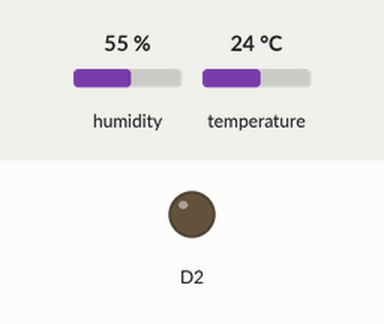
Bench run of a sketch on a simulated ESP8266 (NodeMCU). Shown: output pins drawn as LEDs (lit = HIGH). The test bench sets the inputs (shaded band); at power-on: humidity 55 %, temperature 24 °C. WiFi joins after 1.5 s; servers stay silent unless stated; what the sketch prints to the serial monitor is not drawn. At 12.2 s the program puts the board to deep sleep or switches it off; the recording ends there.

Above: at 0.1 s.
At 6.6 s:
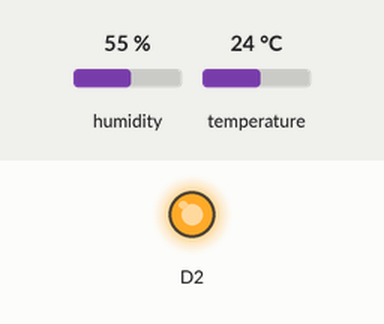
Timing chart, 0 to 12.2 s (numbered marks = the images above):
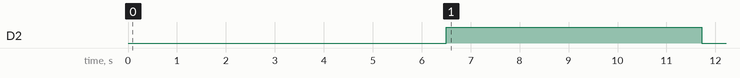

The sketch:

Weather-Station.ino
```cpp
/**************************************************
* Weather Station
*
* Author: Maitreya Panse
*
*
* This is a simple program that samples Temperature,
* Humidity, and Soil Moisture Data and
* sends it to ThingSpeak over Wifi.
*
* 24/09/2019 - Version 1.0 - Otter
*   Initial release
**************************************************/

/***************************************************/
/*Include Section*/

#include <ESP8266WiFi.h>
#include <DHT.h>
#include <DHT_U.h>
/***************************************************/

/***************************************************/
/*Defines Section */

// DHT22 (Temp Sensor) Initializations
#define DHTPIN D7     // DATA Pin connection
#define DHTTYPE DHT22   // DHT 22  Temperature Sensor
/***************************************************/

/***************************************************/
/*Global Variables Section */
DHT dht(DHTPIN, DHTTYPE); //// Initialize DHT sensor for normal 16mhz Arduino
//Temperature Sensor Variables
float TEMP;
float HUM;
//Soil Moisture Variables
const int analogPin = A0;
int moistureSense = 0;
int moistureSenseOut = 0;
//Wifi Variables
String APIKey = "YOURAPIKEY";
const char* ssid = "SSID";
const char* pwd = "PWD";
const char* server = "184.106.153.149";
WiFiClient client;
/***************************************************/

void setup() {
  Serial.begin(9600);

  pinMode(D2,OUTPUT);
  dht.begin();
  Serial.println("Waking up....");
  delay(5000);

  if(WiFi.status() != WL_CONNECTED)
  {
     WiFi.mode(WIFI_STA);
     Serial.println("Wifi Not Connected");
     ConnectWifi();
  }
//  WiFi.mode(WIFI_STA);
//  WiFi.disconnect();
//  delay(500);
//  FindWiFiNetworks();
//  ConnectWifi();


}

void loop() {


  digitalWrite(D2, HIGH);
  delay(2000);
  Serial.println(" ");
  Serial.println("New Cycle");
  GetTemperatureData();
  GetMoistureSensorData();
  SendData();
  digitalWrite(D2, LOW);
  delay(500);
  //ESP.deepSleep(900e6);
  ESP.deepSleep(30e6);


}

/**************************************************
* FindWiFiNetworks  : void FindWiFiNetworks()
* Created by    : Maitreya Panse
* Date created    : 05/08/2019
* Description   : List all visible WiFi Networks
**************************************************/
void FindWiFiNetworks()
{
  int count = WiFi.scanNetworks();
  Serial.println("Scanning in Progress:");
  while(WiFi.scanComplete() == -1)
  {
    Serial.print(".");
    delay(1000);

  }

  Serial.println();
  Serial.print("Number of discovered Networks: ");
  Serial.println(count);

  for (int i = 0; i < count; i++)
  {
    Serial.print(i+1);
    Serial.print("\t");

    Serial.print("Name: ");
    Serial.print(WiFi.SSID(i));
    Serial.print("\t");

    Serial.print("Strength: ");
    Serial.println(WiFi.RSSI(i));
  }

}

/**************************************************
* ConnectWiFi  : void ConnectWifi()
* Created by    : Maitreya Panse
* Date created    : 05/08/2019
* Description   : Connect to specified Wifi Network
**************************************************/
void ConnectWifi()
{
  WiFi.begin(ssid, pwd);
  Serial.print("Connecting");
  while (WiFi.status() != WL_CONNECTED)
  {
    delay(500);
    Serial.print(".");
  }
  Serial.println();
  Serial.print("CNCT, IP address: ");
  Serial.println(WiFi.localIP());
}

/**************************************************
* GetTemperatureData  : void GetTemperatureData()
* Created by    : Maitreya Panse
* Date created    : 05/08/2019
* Description   : Function gets temperature and humidity data from DHT22 sensor
**************************************************/
void GetTemperatureData()
{

   HUM = dht.readHumidity();
   Serial.print("Humidity:");
   Serial.print(HUM);
   Serial.println(" % ");
   delay(3000);
   TEMP = dht.readTemperature();
   Serial.print("Temperature:");
   Serial.print(TEMP);
   Serial.println(" Degrees C");
}

/**************************************************
* GetMoistureSensorDara  : void GetMoistureSensorData()
* Created by    : Maitreya Panse
* Date created    : 05/08/2019
* Description   : Samples analog input to get Moisture Sensor Data
**************************************************/
void GetMoistureSensorData()
{
   moistureSense = analogRead(analogPin);
   moistureSenseOut = map(moistureSense,510,860,100,0);
   Serial.print("Sensor : ");
   Serial.print(moistureSense);


   Serial.print("\t CompensatedSensor: ");
   Serial.println(moistureSenseOut);

}

/**************************************************
* SendData  : void SendData()
* Created by    : Maitreya Panse
* Date created    : 05/08/2019
* Description   : Sends Data to ThingSpeak using WiFi
**************************************************/
void SendData()
{
  if(client.connect(server,80))
{
  String postStr = APIKey;
  postStr +="&field1=";
  postStr += String(TEMP);
  postStr +="&field2=";
  postStr += String(HUM);
  postStr +="&field3=";
  postStr += String(moistureSense);
  postStr += "\r\n\r\n";
  client.print("POST /update HTTP/1.1\n");
  client.print("Host: api.thingspeak.com\n");
  client.print("Connection: close\n");
  client.print("X-THINGSPEAKAPIKEY: "+APIKey+"\n");
  client.print("Content-Type: application/x-www-form-urlencoded\n");
  client.print("Content-Length: ");
  client.print(postStr.length());
  client.print("\n\n");
  client.print(postStr);
}

 client.stop();
 Serial.println("Waiting...");
}
```

Measured:
- by itself, D2: LOW → HIGH at 6.5 s, → LOW 5.2 s later
